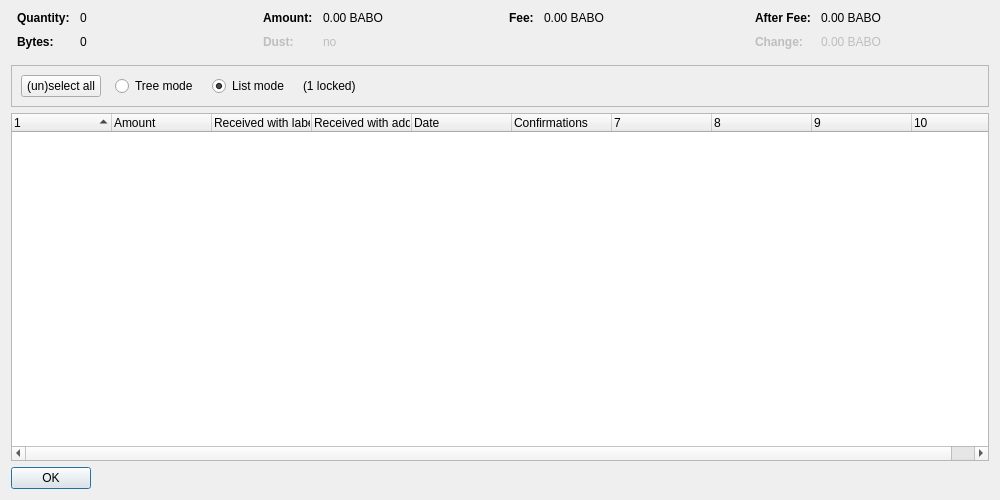
<?xml version="1.0" encoding="UTF-8"?>
<ui version="4.0">
 <class>CoinControlDialog</class>
 <widget class="QDialog" name="CoinControlDialog">
  <property name="geometry">
   <rect>
    <x>0</x>
    <y>0</y>
    <width>1000</width>
    <height>500</height>
   </rect>
  </property>
  <property name="windowTitle">
   <string>Coin Selection</string>
  </property>
  <layout class="QVBoxLayout" name="verticalLayout">
   <item>
    <layout class="QHBoxLayout" name="horizontalLayoutTop" stretch="0,0,0,0">
     <property name="topMargin">
      <number>0</number>
     </property>
     <property name="bottomMargin">
      <number>10</number>
     </property>
     <item>
      <layout class="QFormLayout" name="formLayoutCoinControl1">
       <property name="horizontalSpacing">
        <number>10</number>
       </property>
       <property name="verticalSpacing">
        <number>10</number>
       </property>
       <property name="leftMargin">
        <number>6</number>
       </property>
       <property name="rightMargin">
        <number>6</number>
       </property>
       <item row="0" column="0">
        <widget class="QLabel" name="labelCoinControlQuantityText">
         <property name="font">
          <font>
           <weight>75</weight>
           <bold>true</bold>
          </font>
         </property>
         <property name="text">
          <string>Quantity:</string>
         </property>
        </widget>
       </item>
       <item row="0" column="1">
        <widget class="QLabel" name="labelCoinControlQuantity">
         <property name="cursor">
          <cursorShape>IBeamCursor</cursorShape>
         </property>
         <property name="contextMenuPolicy">
          <enum>Qt::ActionsContextMenu</enum>
         </property>
         <property name="text">
          <string notr="true">0</string>
         </property>
         <property name="textInteractionFlags">
          <set>Qt::LinksAccessibleByMouse|Qt::TextSelectableByKeyboard|Qt::TextSelectableByMouse</set>
         </property>
        </widget>
       </item>
       <item row="1" column="0">
        <widget class="QLabel" name="labelCoinControlBytesText">
         <property name="font">
          <font>
           <weight>75</weight>
           <bold>true</bold>
          </font>
         </property>
         <property name="text">
          <string>Bytes:</string>
         </property>
        </widget>
       </item>
       <item row="1" column="1">
        <widget class="QLabel" name="labelCoinControlBytes">
         <property name="cursor">
          <cursorShape>IBeamCursor</cursorShape>
         </property>
         <property name="contextMenuPolicy">
          <enum>Qt::ActionsContextMenu</enum>
         </property>
         <property name="text">
          <string notr="true">0</string>
         </property>
         <property name="textInteractionFlags">
          <set>Qt::LinksAccessibleByMouse|Qt::TextSelectableByKeyboard|Qt::TextSelectableByMouse</set>
         </property>
        </widget>
       </item>
      </layout>
     </item>
     <item>
      <layout class="QFormLayout" name="formLayoutCoinControl2">
       <property name="horizontalSpacing">
        <number>10</number>
       </property>
       <property name="verticalSpacing">
        <number>10</number>
       </property>
       <property name="leftMargin">
        <number>6</number>
       </property>
       <property name="rightMargin">
        <number>6</number>
       </property>
       <item row="0" column="0">
        <widget class="QLabel" name="labelCoinControlAmountText">
         <property name="font">
          <font>
           <weight>75</weight>
           <bold>true</bold>
          </font>
         </property>
         <property name="text">
          <string>Amount:</string>
         </property>
        </widget>
       </item>
       <item row="0" column="1">
        <widget class="QLabel" name="labelCoinControlAmount">
         <property name="cursor">
          <cursorShape>IBeamCursor</cursorShape>
         </property>
         <property name="contextMenuPolicy">
          <enum>Qt::ActionsContextMenu</enum>
         </property>
         <property name="text">
          <string notr="true">0.00 BABO</string>
         </property>
         <property name="textInteractionFlags">
          <set>Qt::LinksAccessibleByMouse|Qt::TextSelectableByKeyboard|Qt::TextSelectableByMouse</set>
         </property>
        </widget>
       </item>
       <item row="1" column="0">
        <widget class="QLabel" name="labelCoinControlLowOutputText">
         <property name="enabled">
          <bool>false</bool>
         </property>
         <property name="font">
          <font>
           <weight>75</weight>
           <bold>true</bold>
          </font>
         </property>
         <property name="text">
          <string>Dust:</string>
         </property>
        </widget>
       </item>
       <item row="1" column="1">
        <widget class="QLabel" name="labelCoinControlLowOutput">
         <property name="enabled">
          <bool>false</bool>
         </property>
         <property name="cursor">
          <cursorShape>IBeamCursor</cursorShape>
         </property>
         <property name="contextMenuPolicy">
          <enum>Qt::ActionsContextMenu</enum>
         </property>
         <property name="text">
          <string notr="true">no</string>
         </property>
         <property name="textInteractionFlags">
          <set>Qt::LinksAccessibleByMouse|Qt::TextSelectableByKeyboard|Qt::TextSelectableByMouse</set>
         </property>
        </widget>
       </item>
      </layout>
     </item>
     <item>
      <layout class="QFormLayout" name="formLayoutCoinControl3">
       <property name="horizontalSpacing">
        <number>10</number>
       </property>
       <property name="verticalSpacing">
        <number>10</number>
       </property>
       <property name="leftMargin">
        <number>6</number>
       </property>
       <property name="rightMargin">
        <number>6</number>
       </property>
       <item row="0" column="0">
        <widget class="QLabel" name="labelCoinControlFeeText">
         <property name="font">
          <font>
           <weight>75</weight>
           <bold>true</bold>
          </font>
         </property>
         <property name="text">
          <string>Fee:</string>
         </property>
        </widget>
       </item>
       <item row="0" column="1">
        <widget class="QLabel" name="labelCoinControlFee">
         <property name="cursor">
          <cursorShape>IBeamCursor</cursorShape>
         </property>
         <property name="contextMenuPolicy">
          <enum>Qt::ActionsContextMenu</enum>
         </property>
         <property name="text">
          <string notr="true">0.00 BABO</string>
         </property>
         <property name="textInteractionFlags">
          <set>Qt::LinksAccessibleByMouse|Qt::TextSelectableByKeyboard|Qt::TextSelectableByMouse</set>
         </property>
        </widget>
       </item>
      </layout>
     </item>
     <item>
      <layout class="QFormLayout" name="formLayoutCoinControl4">
       <property name="horizontalSpacing">
        <number>10</number>
       </property>
       <property name="verticalSpacing">
        <number>10</number>
       </property>
       <property name="leftMargin">
        <number>6</number>
       </property>
       <property name="rightMargin">
        <number>6</number>
       </property>
       <item row="0" column="0">
        <widget class="QLabel" name="labelCoinControlAfterFeeText">
         <property name="font">
          <font>
           <weight>75</weight>
           <bold>true</bold>
          </font>
         </property>
         <property name="text">
          <string>After Fee:</string>
         </property>
        </widget>
       </item>
       <item row="0" column="1">
        <widget class="QLabel" name="labelCoinControlAfterFee">
         <property name="cursor">
          <cursorShape>IBeamCursor</cursorShape>
         </property>
         <property name="contextMenuPolicy">
          <enum>Qt::ActionsContextMenu</enum>
         </property>
         <property name="text">
          <string notr="true">0.00 BABO</string>
         </property>
         <property name="textInteractionFlags">
          <set>Qt::LinksAccessibleByMouse|Qt::TextSelectableByKeyboard|Qt::TextSelectableByMouse</set>
         </property>
        </widget>
       </item>
       <item row="1" column="0">
        <widget class="QLabel" name="labelCoinControlChangeText">
         <property name="enabled">
          <bool>false</bool>
         </property>
         <property name="font">
          <font>
           <weight>75</weight>
           <bold>true</bold>
          </font>
         </property>
         <property name="text">
          <string>Change:</string>
         </property>
        </widget>
       </item>
       <item row="1" column="1">
        <widget class="QLabel" name="labelCoinControlChange">
         <property name="enabled">
          <bool>false</bool>
         </property>
         <property name="cursor">
          <cursorShape>IBeamCursor</cursorShape>
         </property>
         <property name="contextMenuPolicy">
          <enum>Qt::ActionsContextMenu</enum>
         </property>
         <property name="text">
          <string notr="true">0.00 BABO</string>
         </property>
         <property name="textInteractionFlags">
          <set>Qt::LinksAccessibleByMouse|Qt::TextSelectableByKeyboard|Qt::TextSelectableByMouse</set>
         </property>
        </widget>
       </item>
      </layout>
     </item>
    </layout>
   </item>
   <item>
    <widget class="QFrame" name="frame">
     <property name="minimumSize">
      <size>
       <width>0</width>
       <height>40</height>
      </size>
     </property>
     <property name="frameShape">
      <enum>QFrame::StyledPanel</enum>
     </property>
     <property name="frameShadow">
      <enum>QFrame::Sunken</enum>
     </property>
     <layout class="QHBoxLayout" name="horizontalLayout">
      <item>
       <layout class="QHBoxLayout" name="horizontalLayoutPanel" stretch="0,0,0,0,0">
        <property name="spacing">
         <number>14</number>
        </property>
        <item>
         <widget class="QPushButton" name="pushButtonSelectAll">
          <property name="sizePolicy">
           <sizepolicy hsizetype="Maximum" vsizetype="Fixed">
            <horstretch>0</horstretch>
            <verstretch>0</verstretch>
           </sizepolicy>
          </property>
          <property name="text">
           <string>(un)select all</string>
          </property>
          <property name="autoDefault">
           <bool>false</bool>
          </property>
         </widget>
        </item>
        <item>
         <widget class="QRadioButton" name="radioTreeMode">
          <property name="sizePolicy">
           <sizepolicy hsizetype="Maximum" vsizetype="Fixed">
            <horstretch>0</horstretch>
            <verstretch>0</verstretch>
           </sizepolicy>
          </property>
          <property name="text">
           <string>Tree mode</string>
          </property>
         </widget>
        </item>
        <item>
         <widget class="QRadioButton" name="radioListMode">
          <property name="sizePolicy">
           <sizepolicy hsizetype="Maximum" vsizetype="Fixed">
            <horstretch>0</horstretch>
            <verstretch>0</verstretch>
           </sizepolicy>
          </property>
          <property name="text">
           <string>List mode</string>
          </property>
          <property name="checked">
           <bool>true</bool>
          </property>
         </widget>
        </item>
        <item>
         <widget class="QLabel" name="labelLocked">
          <property name="text">
           <string notr="true">(1 locked)</string>
          </property>
         </widget>
        </item>
        <item>
         <spacer name="horizontalSpacer">
          <property name="orientation">
           <enum>Qt::Horizontal</enum>
          </property>
          <property name="sizeHint" stdset="0">
           <size>
            <width>40</width>
            <height>20</height>
           </size>
          </property>
         </spacer>
        </item>
       </layout>
      </item>
     </layout>
    </widget>
   </item>
   <item>
    <widget class="CoinControlTreeWidget" name="treeWidget">
     <property name="contextMenuPolicy">
      <enum>Qt::CustomContextMenu</enum>
     </property>
     <property name="sortingEnabled">
      <bool>false</bool>
     </property>
     <property name="columnCount">
      <number>10</number>
     </property>
     <attribute name="headerShowSortIndicator" stdset="0">
      <bool>true</bool>
     </attribute>
     <attribute name="headerStretchLastSection">
      <bool>false</bool>
     </attribute>
     <column>
      <property name="text">
       <string/>
      </property>
     </column>
     <column>
      <property name="text">
       <string>Amount</string>
      </property>
     </column>
     <column>
      <property name="text">
       <string>Received with label</string>
      </property>
     </column>
     <column>
      <property name="text">
       <string>Received with address</string>
      </property>
     </column>
     <column>
      <property name="text">
       <string>Date</string>
      </property>
     </column>
     <column>
      <property name="text">
       <string>Confirmations</string>
      </property>
      <property name="toolTip">
       <string>Confirmed</string>
      </property>
     </column>
     <column>
      <property name="text">
       <string/>
      </property>
     </column>
     <column>
      <property name="text">
       <string/>
      </property>
     </column>
     <column>
      <property name="text">
       <string/>
      </property>
     </column>
     <column>
      <property name="text">
       <string/>
      </property>
     </column>
    </widget>
   </item>
   <item>
    <widget class="QDialogButtonBox" name="buttonBox">
     <property name="sizePolicy">
      <sizepolicy hsizetype="Maximum" vsizetype="Fixed">
       <horstretch>0</horstretch>
       <verstretch>0</verstretch>
      </sizepolicy>
     </property>
     <property name="orientation">
      <enum>Qt::Horizontal</enum>
     </property>
     <property name="standardButtons">
      <set>QDialogButtonBox::Ok</set>
     </property>
    </widget>
   </item>
  </layout>
 </widget>
 <customwidgets>
  <customwidget>
   <class>CoinControlTreeWidget</class>
   <extends>QTreeWidget</extends>
   <header>qt/coincontroltreewidget.h</header>
  </customwidget>
 </customwidgets>
 <resources/>
 <connections/>
</ui>
